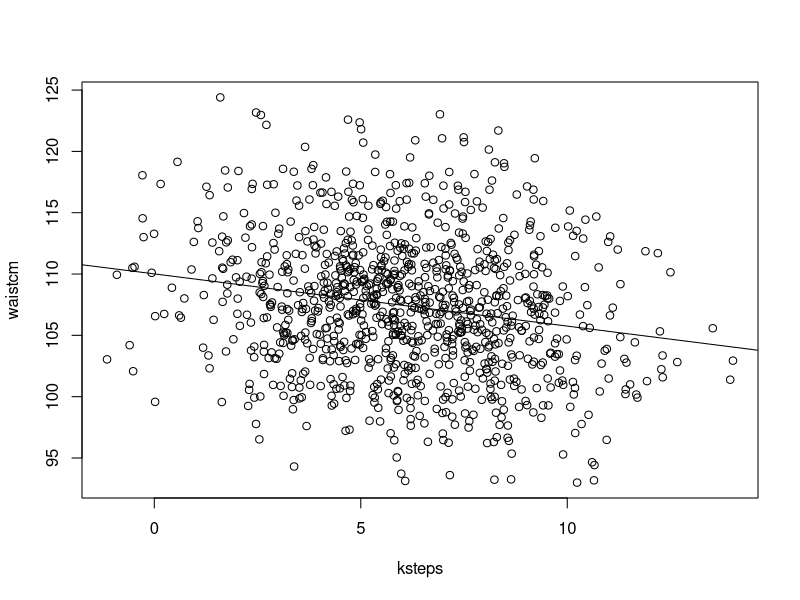
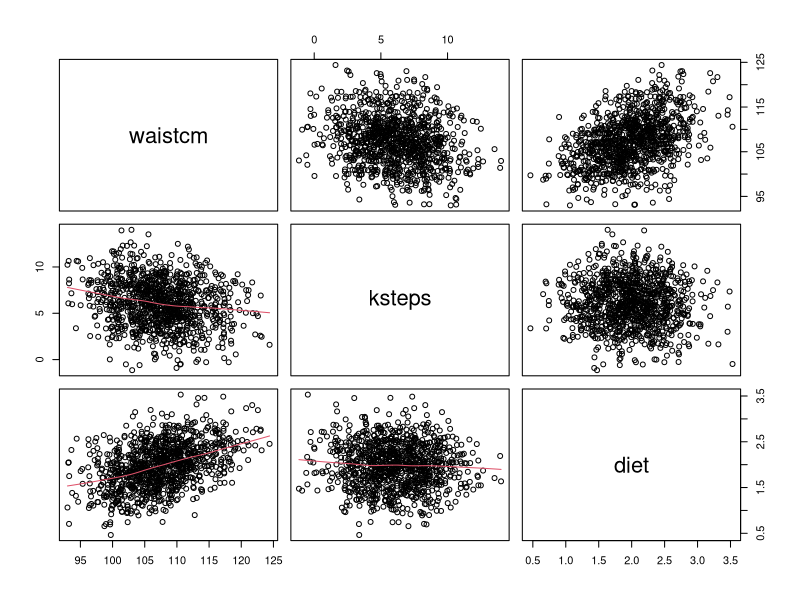
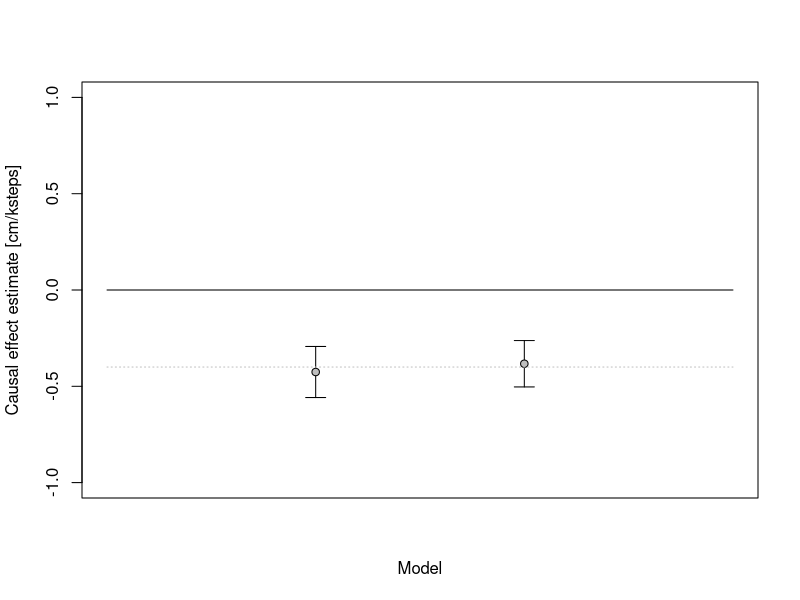

Write the R code that produced these figures, in order.
# Script1. Here we will extend the simple scenario from last time (bivariate) 
# by adding a confounding variable, and then 
# analyze and visualize it using linear regression.
# 
# Independent variable -- Average number of steps (x1000) taken per day during 
#                         study period (measure of physical activity)
# Dependent variable   -- Waist circumference (cm) at end of study
# Covariate            -- Average number of calories (x1000) per day 
#                         (estimated from diaries during study period)

# Mats Nilsson (mats.nilsson@psychology.su.se), revised: 2019-10-28



## Clear things to start clean! ------------------------------------------------
rm(list = ls())  # Clear the global environment
graphics.off()  # Clear all plots
cat("\014")  # Clear the console
## -----------------------------------------------------------------------------


## Simulation with a covariate (potential confounder) --------------------------
set.seed(999)  # Any number may be used

# Number of observations
n <- 1e3

# Causal effects
ce <- -0.4 # Causal effect of independent on dependent variable 
dk <-  0.0 # Causal effect of covariate on independent variable
dw <-  5.0 # Causal effect of covariate on dependent variable

# Confounder, calories x 1000 per day from diet (2 is 2000 calories)
diet <- rnorm(n, mean = 2, sd = 0.5)

# Independet variable (exposure): Average 1000-steps per day during study
ksteps <- rnorm(n, mean = 6, sd = 2.5) + dk * diet

# Dependent variable (outcome): Waist circumference at end of study
waistcm <- rnorm(n, 100, 5) + ce * ksteps + dw * diet
## -----------------------------------------------------------------------------


## Analyze simulated data ------------------------------------------------------
# Linear regression model
crude <- lm(waistcm ~ ksteps)  # Crude model
adjusted <- lm(waistcm ~ ksteps + diet)  # Crude model
summary(crude)
summary(adjusted)

# Simple scattergram with regression line
plot(ksteps, waistcm)
abline(crude)

# Scatterplot matrix (lower.panel = panel.smooth add smooth line)
pairs(~ waistcm + ksteps + diet, 
      lower.panel = panel.smooth)
## -----------------------------------------------------------------------------


## Simple result plot ----------------------------------------------------------
# Extract regression results from the two models
b_crude <- crude$coefficients[2]  
ci_crude <- confint(crude)[2, ] 
b_adj <- adjusted$coefficients[2]   
ci_adj <- confint(adjusted)[2, ] 

# Empty plot (NA = missing data!)
plot(NA,
     xlim = c(0, 3), ylim = c(-1, 1), 
     xlab = 'Model', ylab = 'Causal effect estimate [cm/ksteps]', xaxt ='n') 

# Add ci (precision) for independent variable
arrows(x0 = 1, x1 = 1, y0 = ci_crude[1], y1 = ci_crude[2], 
       code = 3, length = 0.1, angle = 90)
arrows(x0 = 2, x1 = 2, y0 = ci_adj[1], y1 = ci_adj[2], 
       code = 3, length = 0.1, angle = 90) 

# Add point estimate for independent variable
points(1, b_crude, pch = 21, bg = 'grey')
points(2, b_adj, pch = 21, bg = 'grey') # Crude

# Add line at no effect
lines(c(0, 3), c(0, 0))

# Add line at true effect
lines(c(0, 3), c(ce, ce), lty = 3, col = 'grey')
## -----------------------------------------------------------------------------
